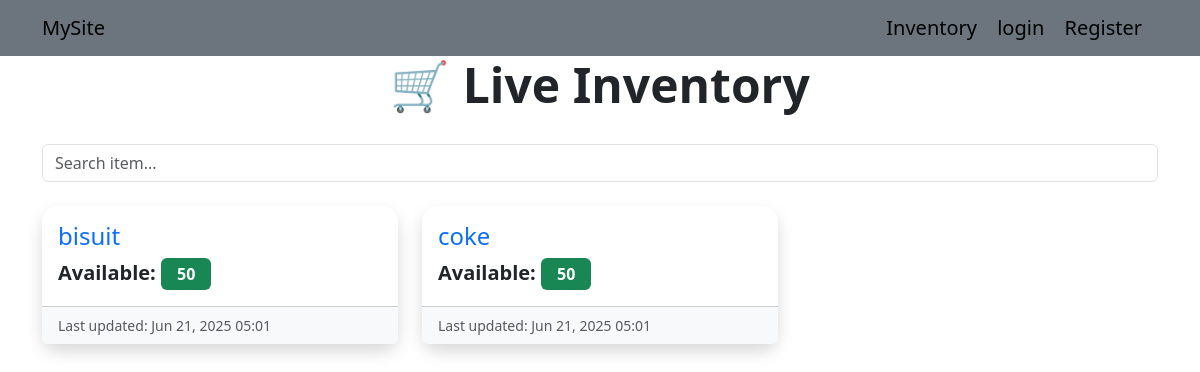
The page /inventory on the database as committed earlier.
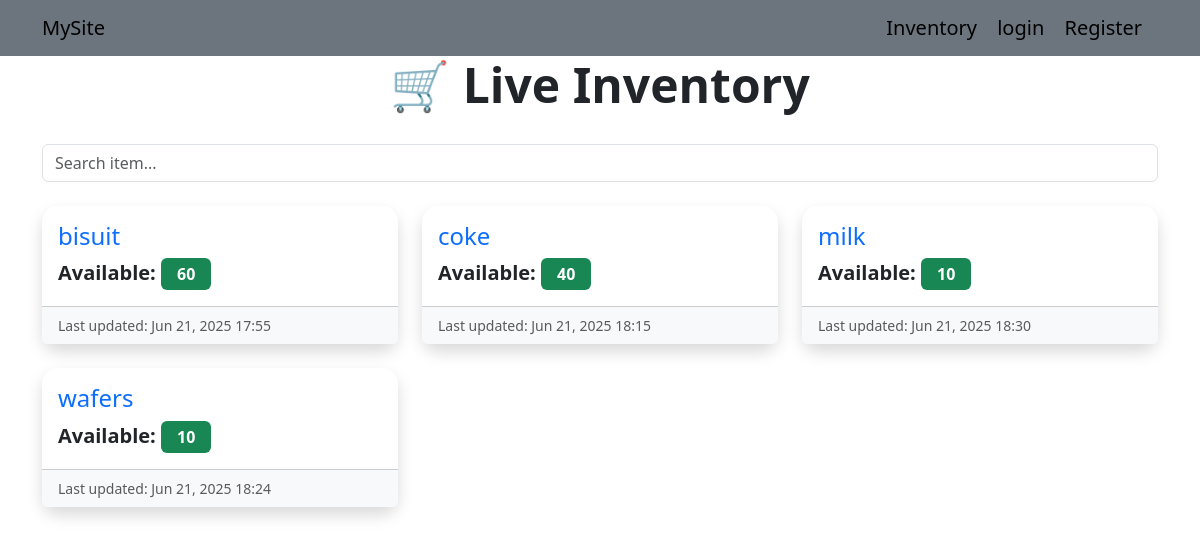
The same page on the database as committed later.
### app/models.py (models this page shows, shortened)
class Item(db.Model):
    id = db.Column(db.Integer , primary_key=True)
    name = db.Column(db.String(100) , nullable=False)
    quantity = db.Column(db.Integer , nullable=False , default=0)
    last_updated = db.Column(db.DateTime , nullable=False , default=datetime.utcnow)

### app/route.py (the view, shortened to what this page needs)
@app.route("/inventory" , methods=['GET' , 'POST'])
def inventory():
    query = request.args.get('q', '').strip().lower()
    items = Item.query.order_by(Item.name).all()
    if query:
        items = [item for item in items if query in item.name.lower()]
    return render_template('inventory.html' , items = items)

### app/templates/inventory.html (shortened to what this page needs)
{% extends "base.html" %}
{% block body %}
    <div class="container">
        <h1 class="inventory-header display-5 fw-bold">🛒 Live Inventory</h1>
        <form method="GET" class="mb-4">
            <input type="text" name="q" class="form-control" placeholder="Search item...">
        </form>
        {% if items %}
            <div class="row row-cols-1 row-cols-md-2 row-cols-lg-3 g-4">
                {% for item in items %}
                    <div class="col">
                        <div class="card inventory-card shadow border-0 rounded-4 h-100">
                            <div class="card-body">
                                <h4 class="card-title text-primary">{{ item.name }}</h4>
                                <p class="card-text fs-5">
                                    <strong>Available:</strong>
                                    <span class="badge bg-success px-3 py-2 fs-6">{{ item.quantity }}</span>
                                </p>
                            </div>
                            <div class="card-footer bg-light text-muted small">
                                Last updated: {{ item.last_updated.strftime('%b %d, %Y %H:%M') }}
                            </div>
                        </div>
                    </div>
                {% endfor %}
            </div>
        {% else %}
            <div class="alert alert-warning text-center">
                No items available in inventory right now.
            </div>
        {% endif %}
    </div>
{% endblock %}

### app/templates/base.html (shortened to what this page needs)
<!DOCTYPE html>
<html lang="en">
<head>
    <link href="https://cdn.jsdelivr.net/npm/bootstrap@5.3.3/dist/css/bootstrap.min.css" rel="stylesheet">
</head>
<body>
    <nav class="navbar navbar-light bg-secondary">
        <div class="container">
            <a class="navbar-brand" href="{{ url_for('home') }}">MySite</a>
            <ul class="navbar-nav">
                <li class="nav-item">
                    {% if current_user.is_authenticated %}
                        <a href="{{ url_for('inventory') }}" class="navbar-brand">Inventory</a>
                        <a href="{{ url_for('account') }}" class="navbar-brand">Account</a>
                        <a href="{{ url_for('logout') }}" class="navbar-brand">logout</a>
                    {% else %}
                        <a href="{{ url_for('inventory') }}" class="navbar-brand">Inventory</a>
                        <a href="{{ url_for('login') }}" class="navbar-brand">login</a>
                        <a href="{{ url_for('register') }}" class="navbar-brand">Register</a>
                    {% endif %}
                </li>
            </ul>
        </div>
    </nav>
    {% block body %}
    {% endblock %}
</body>
</html>

### app/templates/inventory.html (style rules this page uses)
.inventory-header { text-align: center; margin-bottom: 30px; }
.inventory-card { transition: transform 0.2s; }

Rows that differ between the two databases and show on the page:
changed Item "bisuit": quantity "50" → "60"; last_updated "Jun 21, 2025 05:01" → "Jun 21, 2025 17:55"
changed Item "coke": quantity "50" → "40"; last_updated "Jun 21, 2025 05:01" → "Jun 21, 2025 18:15"
added Item: name "milk", quantity "10", last_updated "Jun 21, 2025 18:30"
added Item: name "wafers", quantity "10", last_updated "Jun 21, 2025 18:24"
